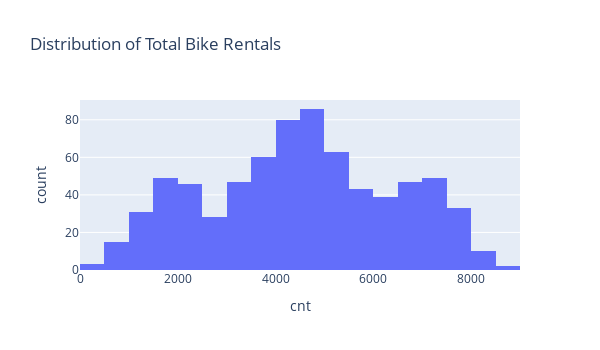

The notebook cell this image was saved under:
### Markdown cell above
### 1. Histogram - cnt

### Code cell
fig = px.histogram(data, 
                   x='cnt', 
                   nbins=30, 
                   title="Distribution of Total Bike Rentals",
                   width=600,   height=350)
fig.show()

### Figure 1 — Plotly figure (JSON) as saved in the notebook; plotly's stock layout.template omitted (floating-point values rounded to 4 significant figures; data arrays with more than 128 entries replaced by an {"elided": "..."} marker saying what was removed)
{"data": [{"bingroup": "x", "hovertemplate": "cnt=%{x}<br>count=%{y}<extra></extra>", "legendgroup": "", "marker": {"color": "#636efa", "pattern": {"shape": ""}}, "name": "", "nbinsx": 30, "orientation": "v", "showlegend": false, "type": "histogram", "x": {"elided": "731 int values"}, "xaxis": "x", "yaxis": "y"}], "layout": {"barmode": "relative", "height": 350, "legend": {"tracegroupgap": 0}, "title": {"text": "Distribution of Total Bike Rentals"}, "width": 600, "xaxis": {"anchor": "y", "domain": [0, 1], "title": {"text": "cnt"}}, "yaxis": {"anchor": "x", "domain": [0, 1], "title": {"text": "count"}}}}
